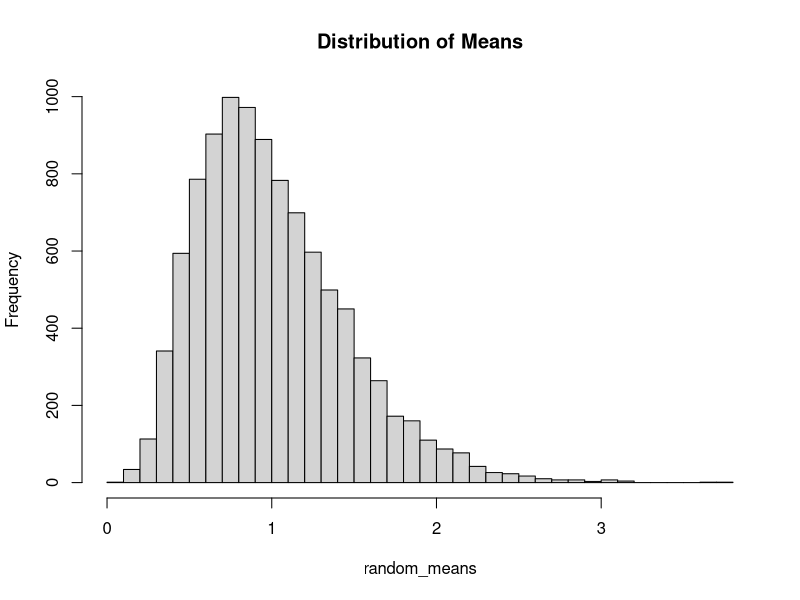
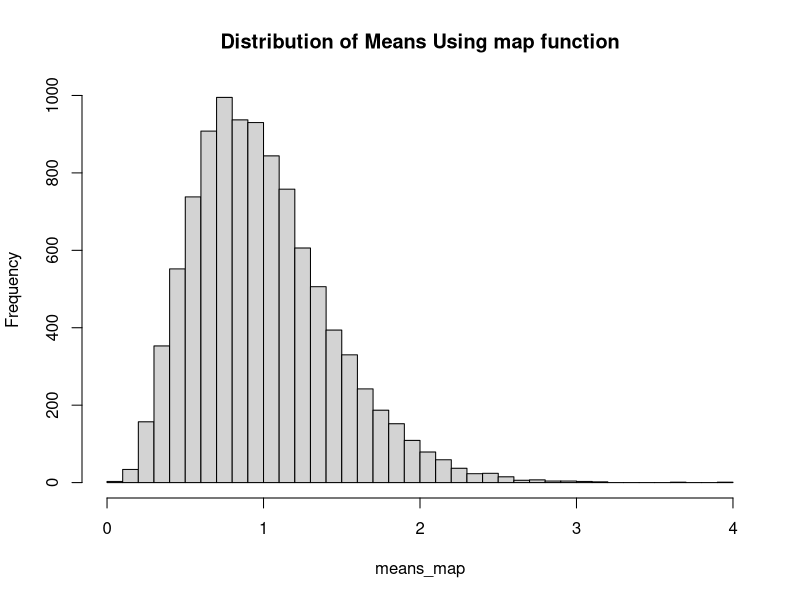

Reproduce these figures in R, in order.
## ---- chunk 1
library(tidyverse)
dt <- tribble(~x, ~y, ~w, ~z,
              210, 300, 220, 180,
              102, 100, 119, 187,
              176, 175, 188, 173,
              87, 95, 91, 94, 
              202, 210, 234, 218,
              110, 122, 131, 128
)
dt

#PROBLEM 1:
#1_a
means <- map_dbl(dt, mean)
means

#1_b
std_dev <- map_dbl(dt, sd)
std_dev

#1_c
sq_root <- map(dt, sqrt)
sq_root

#1_d
result_table <- data.frame(
  mean = colMeans(dt),
  max = apply(dt, 2, max),
  q1 = apply(dt, 2, quantile, probs = 0.25),
  median = apply(dt, 2, median),
  q3 = apply(dt, 2, quantile, probs = 0.75),
  min = apply(dt, 2, min)
)
result_table

#PROBLEM 2
calculate_means <- function() {
  means <- numeric(10000)
  
  for (i in 1:10000) {
    random_observations <- rexp(5, rate=1)
    sample_mean <- mean(random_observations)
    means[i] <- sample_mean
  }
  
  return(means)
}
calculate_means()

#random_means variable created to plot the distribution of means
random_means <- calculate_means()

hist(random_means, breaks=30, main="Distribution of Means")

#2_a
calculate_means <- function() {
  
  random_observations <- rexp(5, rate=1)
  return(mean(random_observations))
}
means_map <- map_dbl(1:10000, ~calculate_means())
means_map

hist(means_map, breaks=30, main="Distribution of Means Using map function")


